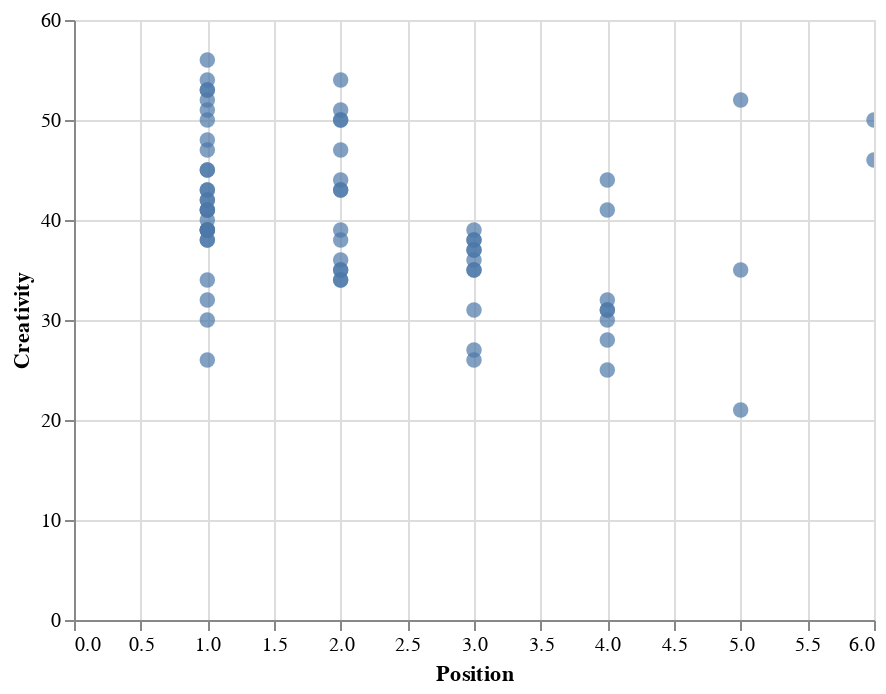

The cell this chart's notebook holds for it:
### Code cell
# Scatterplot
alt.Chart(data).mark_circle(size=60).encode(
    x='Position',
    y='Creativity',
    tooltip=['Position', 'Creativity']
).interactive()

### Figure 1 — Vega-Lite specification as saved in the notebook (floating-point values rounded to 4 significant figures)
{"config": {"view": {"continuousWidth": 400, "continuousHeight": 300}}, "data": {"name": "data-4ffd5b5505ca846f21f4f9c23f4f1061"}, "mark": {"type": "circle", "size": 60}, "encoding": {"tooltip": [{"field": "Position", "type": "quantitative"}, {"field": "Creativity", "type": "quantitative"}], "x": {"field": "Position", "type": "quantitative"}, "y": {"field": "Creativity", "type": "quantitative"}}, "selection": {"selector001": {"type": "interval", "bind": "scales", "encodings": ["x", "y"]}}, "$schema": "https://vega.github.io/schema/vega-lite/v4.17.0.json", "datasets": {"data-4ffd5b5505ca846f21f4f9c23f4f1061": [{"Unnamed: 0": 1, "Creativity": 53, "Position": 1, "Novice": 0}, {"Unnamed: 0": 2, "Creativity": 36, "Position": 3, "Novice": 1}, {"Unnamed: 0": 3, "Creativity": 31, "Position": 4, "Novice": 0}, {"Unnamed: 0": 4, "Creativity": 43, "Position": 2, "Novice": 0}, {"Unnamed: 0": 5, "Creativity": 30, "Position": 4, "Novice": 1}, {"Unnamed: 0": 6, "Creativity": 41, "Position": 1, "Novice": 0}, {"Unnamed: 0": 7, "Creativity": 32, "Position": 4, "Novice": 0}, {"Unnamed: 0": 8, "Creativity": 54, "Position": 1, "Novice": 1}, {"Unnamed: 0": 9, "Creativity": 47, "Position": 2, "Novice": 1}, {"Unnamed: 0": 10, "Creativity": 50, "Position": 2, "Novice": 0}, {"Unnamed: 0": 11, "Creativity": 56, "Position": 1, "Novice": 0}, {"Unnamed: 0": 12, "Creativity": 50, "Position": 1, "Novice": 0}, {"Unnamed: 0": 13, "Creativity": 34, "Position": 1, "Novice": 1}, {"Unnamed: 0": 14, "Creativity": 41, "Position": 4, "Novice": 0}, {"Unnamed: 0": 15, "Creativity": 52, "Position": 5, "Novice": 0}, {"Unnamed: 0": 16, "Creativity": 38, "Position": 1, "Novice": 0}, {"Unnamed: 0": 17, "Creativity": 35, "Position": 2, "Novice": 1}, {"Unnamed: 0": 18, "Creativity": 35, "Position": 3, "Novice": 1}, {"Unnamed: 0": 19, "Creativity": 48, "Position": 1, "Novice": 0}, {"Unnamed: 0": 20, "Creativity": 38, "Position": 1, "Novice": 1}, {"Unnamed: 0": 21, "Creativity": 43, "Position": 2, "Novice": 1}, {"Unnamed: 0": 22, "Creativity": 38, "Position": 3, "Novice": 1}, {"Unnamed: 0": 23, "Creativity": 39, "Position": 1, "Novice": 1}, {"Unnamed: 0": 24, "Creativity": 51, "Position": 1, "Novice": 0}, {"Unnamed: 0": 25, "Creativity": 26, "Position": 3, "Novice": 0}, {"Unnamed: 0": 26, "Creativity": 31, "Position": 4, "Novice": 1}, {"Unnamed: 0": 27, "Creativity": 45, "Position": 1, "Novice": 0}, {"Unnamed: 0": 28, "Creativity": 31, "Position": 3, "Novice": 0}, {"Unnamed: 0": 29, "Creativity": 34, "Position": 2, "Novice": 1}, {"Unnamed: 0": 30, "Creativity": 35, "Position": 5, "Novice": 1}, {"Unnamed: 0": 31, "Creativity": 39, "Position": 2, "Novice": 1}, {"Unnamed: 0": 32, "Creativity": 50, "Position": 2, "Novice": 1}, {"Unnamed: 0": 33, "Creativity": 53, "Position": 1, "Novice": 1}, {"Unnamed: 0": 34, "Creativity": 38, "Position": 2, "Novice": 0}, {"Unnamed: 0": 35, "Creativity": 37, "Position": 3, "Novice": 0}, {"Unnamed: 0": 36, "Creativity": 34, "Position": 2, "Novice": 1}, {"Unnamed: 0": 37, "Creativity": 30, "Position": 1, "Novice": 0}, {"Unnamed: 0": 38, "Creativity": 46, "Position": 6, "Novice": 0}, {"Unnamed: 0": 39, "Creativity": 36, "Position": 2, "Novice": 1}, {"Unnamed: 0": 40, "Creativity": 26, "Position": 1, "Novice": 1}, {"Unnamed: 0": 41, "Creativity": 41, "Position": 1, "Novice": 1}, {"Unnamed: 0": 42, "Creativity": 50, "Position": 6, "Novice": 1}, {"Unnamed: 0": 43, "Creativity": 43, "Position": 1, "Novice": 0}, {"Unnamed: 0": 44, "Creativity": 54, "Position": 2, "Novice": 0}, {"Unnamed: 0": 45, "Creativity": 39, "Position": 1, "Novice": 1}, {"Unnamed: 0": 46, "Creativity": 51, "Position": 2, "Novice": 0}, {"Unnamed: 0": 47, "Creativity": 47, "Position": 1, "Novice": 0}, {"Unnamed: 0": 48, "Creativity": 38, "Position": 3, "Novice": 1}, {"Unnamed: 0": 49, "Creativity": 32, "Position": 1, "Novice": 0}, {"Unnamed: 0": 50, "Creativity": 28, "Position": 4, "Novice": 1}, {"Unnamed: 0": 51, "Creativity": 39, "Position": 1, "Novice": 0}, {"Unnamed: 0": 52, "Creativity": 42, "Position": 1, "Novice": 1}, {"Unnamed: 0": 53, "Creativity": 44, "Position": 2, "Novice": 0}, {"Unnamed: 0": 54, "Creativity": 21, "Position": 5, "Novice": 1}, {"Unnamed: 0": 55, "Creativity": 43, "Position": 1, "Novice": 1}, {"Unnamed: 0": 56, "Creativity": 39, "Position": 3, "Novice": 1}, {"Unnamed: 0": 57, "Creativity": 42, "Position": 1, "Novice": 1}, {"Unnamed: 0": 58, "Creativity": 35, "Position": 2, "Novice": 0}, {"Unnamed: 0": 59, "Creativity": 52, "Position": 1, "Novice": 0}, {"Unnamed: 0": 60, "Creativity": 39, "Position": 1, "Novice": 0}, {"Unnamed: 0": 61, "Creativity": 45, "Position": 1, "Novice": 0}, {"Unnamed: 0": 62, "Creativity": 25, "Position": 4, "Novice": 1}, {"Unnamed: 0": 63, "Creativity": 41, "Position": 1, "Novice": 1}, {"Unnamed: 0": 64, "Creativity": 35, "Position": 3, "Novice": 1}, {"Unnamed: 0": 65, "Creativity": 27, "Position": 3, "Novice": 0}, {"Unnamed: 0": 66, "Creativity": 44, "Position": 4, "Novice": 0}, {"Unnamed: 0": 67, "Creativity": 37, "Position": 3, "Novice": 1}, {"Unnamed: 0": 68, "Creativity": 40, "Position": 1, "Novice": 1}]}}
